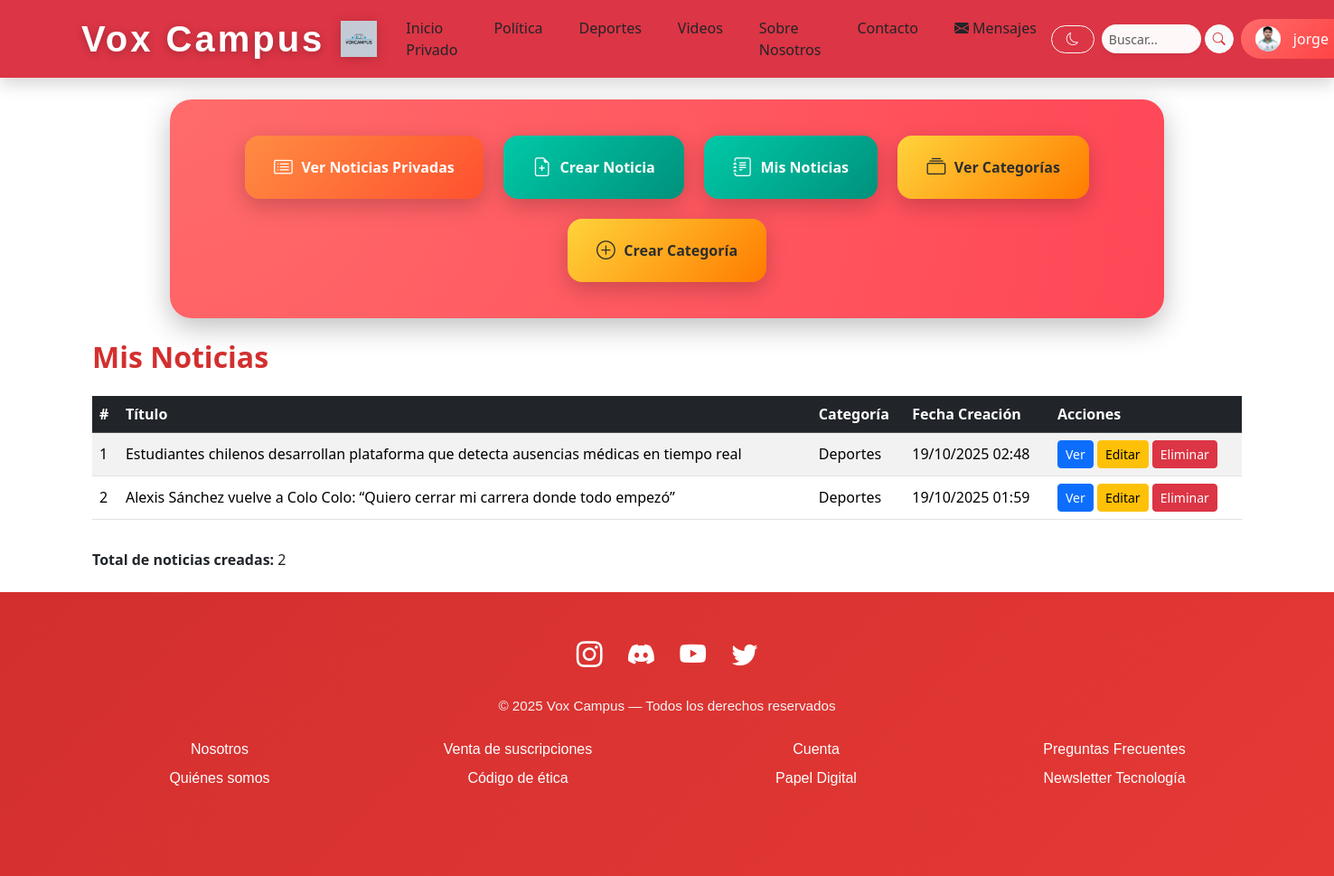
The app's page /mis-noticias/ (signed in) with its own data.
### noticias/models.py (models this page shows, shortened)
class Perfil(models.Model):
    user = models.OneToOneField(User, on_delete=models.CASCADE, related_name='perfil')
    bio = models.TextField(blank=True, null=True)
    avatar = models.ImageField(upload_to='avatares/', blank=True, null=True)
    rol = models.CharField(
        max_length=20,
        choices=[('autor', 'Autor'), ('admin', 'Administrador')],
        default='autor'
    )

class Noticia(models.Model):
    titulo = models.CharField(max_length=200)
    contenido = models.TextField()
    categoria = models.ForeignKey(Categoria, on_delete=models.PROTECT, related_name='noticias')
    autor = models.ForeignKey(User, on_delete=models.CASCADE, related_name='noticias')
    fecha_creacion = models.DateTimeField(auto_now_add=True)
    imagen = models.ImageField(upload_to='noticias/', blank=True, null=True)

class Categoria(models.Model):
    nombre = models.CharField(max_length=50, unique=True)

### noticias/views.py (the view, shortened to what this page needs)
# urls.py: path('mis-noticias/', views.mis_noticias, name='mis_noticias'),
@login_required
def mis_noticias(request):
    noticias = Noticia.objects.filter(autor=request.user).order_by('-fecha_creacion')
    return render(request, 'noticias/mis_noticias.html', {'noticias': noticias})

### templates/noticias/mis_noticias.html (shortened to what this page needs)
{% extends 'noticias/base.html' %}
{% block content %}
<div class="container my-4">
   <h2 class="mb-4 text-danger">Mis Noticias</h2>
   {% if noticias %}
   <div class="table-responsive">
      <table class="table table-striped table-hover align-middle">
         <thead class="table-dark">
            <tr>
               <th>#</th>
               <th>Título</th>
               <th>Categoría</th>
               <th>Fecha Creación</th>
               <th>Acciones</th>
            </tr>
         </thead>
         <tbody>
            {% for noticia in noticias %}
            <tr>
               <td>{{ forloop.counter }}</td>
               <td>{{ noticia.titulo }}</td>
               <td>{{ noticia.categoria.nombre }}</td>
               <td>{{ noticia.fecha_creacion|date:"d/m/Y H:i" }}</td>
               <td>
                  <a href="{% url 'noticia_detalle' noticia.id %}" class="btn btn-sm btn-primary">Ver</a>
                  <a href="{% url 'noticia_editar' noticia.id %}" class="btn btn-sm btn-warning">Editar</a>
                  <a href="{% url 'noticia_confirmar_eliminar' noticia.id %}" class="btn btn-sm btn-danger">Eliminar</a>
               </td>
            </tr>
            {% endfor %}
         </tbody>
      </table>
   </div>
   <p class="mt-3"><strong>Total de noticias creadas:</strong> {{ noticias|length }}</p>
   {% else %}
   <p class="text-center text-muted">No has creado ninguna noticia aún.</p>
   <div class="text-center mt-3">
      <a href="{% url 'noticia_crear' %}" class="btn btn-danger">Crear Primera Noticia</a>
   </div>
   {% endif %}
</div>
{% endblock %}

### templates/noticias/base.html (shortened to what this page needs)
{% load static %}
<!DOCTYPE html>
<html lang="es">
<head>
  <link href="https://cdn.jsdelivr.net/npm/bootstrap@5.3.2/dist/css/bootstrap.min.css" rel="stylesheet" />
  <link href="https://cdn.jsdelivr.net/npm/bootstrap-icons@1.11.1/font/bootstrap-icons.css" rel="stylesheet" />
  <link rel="stylesheet" href="{% static 'webnoticias/css/style.css' %}?v=v28" />
</head>
<body>
<nav class="navbar navbar-expand-lg navbar-dark bg-danger shadow">
  <div class="container">
    <a class="navbar-brand d-flex align-items-center fw-bold" href="#">
      <span class="me-2 text-white">Vox Campus</span>
      <img src="{% static 'WebNoticias/img/logo.png' %}" alt="Logo Vox Campus" style="height:40px; width:auto; object-fit:contain;" />
    </a>
    <div class="collapse navbar-collapse" id="navbarNav">
      <ul class="navbar-nav mx-auto gap-3">
        {% if user.is_authenticated %}
        <li class="nav-item"><a class="nav-link" href="{% url 'inicio_privado' %}">Inicio Privado</a></li>
        {% else %}
        <li class="nav-item"><a class="nav-link" href="{% url 'index' %}">Inicio</a></li>
        {% endif %}
        <li class="nav-item"><a class="nav-link" href="{% url 'politica' %}">Política</a></li>
        <li class="nav-item"><a class="nav-link" href="{% url 'deportes' %}">Deportes</a></li>
        <li class="nav-item"><a class="nav-link" href="{% url 'videos' %}">Videos</a></li>
        <li class="nav-item"><a class="nav-link" href="{% url 'sobre' %}">Sobre Nosotros</a></li>
        <li class="nav-item"><a class="nav-link" href="{% url 'contacto' %}">Contacto</a></li>
        <li class="nav-item">
         <a class="nav-link d-flex align-items-center gap-1" href="{% url 'bandeja_entrada' %}">
            <i class="bi bi-envelope-fill"></i> <span>Mensajes</span>
         </a>
         </li>
         </ul>
      <ul class="navbar-nav align-items-center">
        {% if user.is_authenticated %}
        <li class="nav-item me-2">
          <button id="theme-toggle" class="btn btn-outline-light btn-sm rounded-pill px-3 py-1" title="Cambiar tema">
            <i class="bi bi-moon"></i>
          </button>
        </li>
        <li class="nav-item me-2">
          <form id="buscador" class="d-flex" role="search" method="get" action="{% url 'buscar' %}">
            <input id="input-busqueda" class="form-control form-control-sm rounded-pill shadow-sm border-0 me-1" type="search" placeholder="Buscar..." aria-label="Buscar" name="q" required style="width: 110px; background: #fff8f8;" />
            <button class="btn btn-light btn-sm rounded-pill px-2 py-0" type="submit" style="height:32px;">
              <i class="bi bi-search text-danger"></i>
            </button>
          </form>
        </li>
        <li class="nav-item dropdown">
          <a class="nav-link dropdown-toggle btn-login px-3 py-2" href="#" id="userDropdown" role="button" data-bs-toggle="dropdown" aria-expanded="false">
            {% if user.perfil.avatar %}
            <img src="{{ user.perfil.avatar.url }}" alt="avatar" style="width:28px; height:28px; border-radius:50%; object-fit:cover; margin-right:6px;" />
            {% else %}
            <i class="bi bi-person-circle me-1"></i>
            {% endif %}
            {{ user.username }}
          </a>
        </li>
        {% endif %}
      </ul>
    </div>
  </div>
</nav>
{% if user.is_authenticated %}
<div class="panel-crud my-4 text-center">
  <a href="{% url 'noticia_lista' %}" class="btn-crud ver"><i class="bi bi-card-list"></i> Ver Noticias Privadas</a>
  <a href="{% url 'noticia_crear' %}" class="btn-crud crear"><i class="bi bi-file-earmark-plus"></i> Crear Noticia</a>
  <a href="{% url 'mis_noticias' %}" class="btn-crud crear"><i class="bi bi-journal-text"></i> Mis Noticias</a>
  {% if user.is_superuser %}
  <a href="{% url 'categoria_lista' %}" class="btn-crud admin"><i class="bi bi-collection"></i> Ver Categorías</a>
  <a href="{% url 'categoria_crear' %}" class="btn-crud admin"><i class="bi bi-plus-circle"></i> Crear Categoría</a>
  {% endif %}
</div>
{% endif %}
<main class="container my-4">
  {% block content %}{% endblock %}
</main>
<footer class="footer-premium py-5">
  <div class="container text-center">
    <div class="mb-4">
      <a href="https://www.instagram.com" target="_blank" class="social-icon"><i class="bi bi-instagram"></i></a>
      <a href="https://discord.com" target="_blank" class="social-icon"><i class="bi bi-discord"></i></a>
      <a href="https://www.youtube.com" target="_blank" class="social-icon"><i class="bi bi-youtube"></i></a>
      <a href="https://twitter.com" target="_blank" class="social-icon"><i class="bi bi-twitter"></i></a>
    </div>
    <p class="mb-0">&copy; 2025 Vox Campus — Todos los derechos reservados</p>
  </div>
  <div class="py-4">
    <div class="container">
      <div class="row justify-content-center">
        <div class="col-6 col-md-3 mb-3">
          <a href="{% url 'sobre' %}" class="text-white text-decoration-none d-block mb-2">Nosotros</a>
          <a href="#" class="text-white text-decoration-none d-block mb-2">Quiénes somos</a>
        </div>
        <div class="col-6 col-md-3 mb-3">
          <a href="#" class="text-white text-decoration-none d-block mb-2">Venta de suscripciones</a>
          <a href="https://tusitio.com/codigo-etica" target="_blank" class="text-white text-decoration-none d-block mb-2">Código de ética</a>
        </div>
        <div class="col-6 col-md-3 mb-3">
          <a href="#" class="text-white text-decoration-none d-block mb-2">Cuenta</a>
          <a href="#" class="text-white text-decoration-none d-block mb-2">Papel Digital</a>
        </div>
        <div class="col-6 col-md-3 mb-3">
          <a href="#" class="text-white text-decoration-none d-block mb-2">Preguntas Frecuentes</a>
          <a href="#" class="text-white text-decoration-none d-block mb-2">Newsletter Tecnología</a>
        </div>
      </div>
    </div>
  </div>
</footer>
</body>
</html>

### noticias/static/WebNoticias/css/style.css (style rules this page uses)
body { font-family: 'Poppins', sans-serif; color: #212529; scroll-behavior: smooth; margin: 0; background: linear-gradient(145deg, #fdfbfb, #f0f4ff); background-image: url('https://www.transparenttextures.com/patterns/cubes.png'); background-size: auto; background-attachment: fixed; }
.navbar { box-shadow: 0 4px 15px rgba(0,0,0,0.12); background: #ffffffcc; backdrop-filter: blur(10px); }
.navbar-brand { font-family: 'Bebas Neue', 'Montserrat', Arial, sans-serif; font-size: 2.5rem; letter-spacing: 3px; color: #fff !important; text-shadow: 0 2px 8px rgba(0,0,0,0.25); transition: transform 0.2s, text-shadow 0.3s; padding-right: 8px; }
.navbar-nav .nav-link { font-weight: 500; font-size: 1rem; margin-right: 0.5rem; transition: all 0.3s ease; color: #212529; }
.btn-login { background: linear-gradient(135deg, #ff6b6b, #ff3d3d); color: #fff !important; font-weight: 700; border-radius: 50px; padding: 0.65rem 1.8rem; font-size: 1.05rem; display: flex; align-items: center; justify-content: center; gap: 8px; border: none; transition: all 0.3s ease; }
.panel-crud { display: flex; justify-content: center; flex-wrap: wrap; gap: 1.4rem; margin: 3rem auto; padding: 2.5rem 1rem; border-radius: 1.5rem; max-width: 1100px; background: radial-gradient(circle at top left, #ff6b6b, #ff4757, #2f3542); background-size: 200% 200%; box-shadow: 0 10px 30px rgba(0, 0, 0, 0.25); }
.btn-crud { display: flex; align-items: center; justify-content: center; gap: 0.6rem; color: #fff; border: none; border-radius: 1rem; padding: 1.2rem 2rem; font-weight: 700; font-size: 1rem; box-shadow: 0 8px 25px rgba(0, 0, 0, 0.2); transition: all 0.25s ease; cursor: pointer; text-decoration: none; background: #444; position: relative; overflow: hidden; }
.btn-crud i { font-size: 1.3rem; transition: transform 0.2s ease; }
.btn-crud::before { content: ""; position: absolute; inset: 0; border-radius: inherit; background: rgba(255, 255, 255, 0.1); opacity: 0; transition: opacity 0.3s ease; }
.btn-crud.ver { background: linear-gradient(135deg, #ff8c42, #ff512f); }
.btn-crud.crear { background: linear-gradient(135deg, #00c9a7, #00917c); }
.btn-crud.admin { background: linear-gradient(135deg, #ffd43b, #ff7b00); color: #2d2d2d; }
form input, form textarea, form select { border-radius: 0.5rem; border: 1px solid #ced4da; padding: 0.75rem 1rem; transition: all 0.3s ease; }
.footer-premium { background: linear-gradient(135deg, #d32f2f, #e53935); color: #ffffff; text-align: center; font-family: 'Poppins', sans-serif; padding: 15px 0; }
.footer-premium .social-icon { font-size: 1.8rem; color: #ffffff; margin: 0 12px; transition: all 0.3s ease; }
.footer-premium p { margin-top: 10px; font-size: 0.95rem; color: #f5f5f5; }
h1, h2, h3, h4, h5 { color: #d32f2f; font-weight: 700; }
.text-danger { color: #d32f2f !important; }
a { text-decoration: none; transition: all 0.2s ease; }
.navbar-brand img { height: 75px; width: auto; margin-left: 10px; vertical-align: middle; display: inline-block; filter: drop-shadow(0 2px 6px rgba(0,0,0,0.18)); }
body { transition: background-color 0.4s ease, color 0.4s ease; }

### records on screen
Noticia: titulo "Estudiantes chilenos desarrollan plataforma que detecta ausencias médicas en tiempo real", categoria.nombre "Deportes", fecha_creacion "19/10/2025 02:48"
Noticia: titulo "Alexis Sánchez vuelve a Colo Colo: “Quiero cerrar mi carrera donde todo empezó”", categoria.nombre "Deportes", fecha_creacion "19/10/2025 01:59"

### other values on screen
{{ user.username }} "jorge"
{{ noticias|length }} "2"
